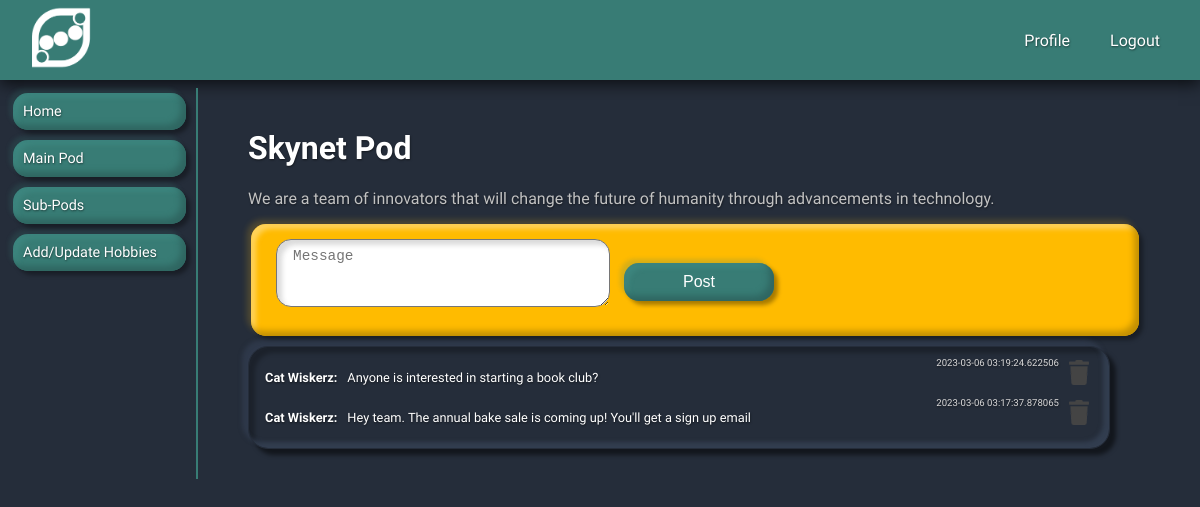
Page /pods/1 (signed in) on the committed database.
### models.py (models this page shows, shortened)
class Pod(db.Model):
    __tablename__ = 'pods'
    id = db.Column(db.Integer, primary_key=True, autoincrement=True)
    name = db.Column(db.String(30), unique=True, nullable=False)
    description = db.Column(db.Text)

class PodMessage(db.Model):
    __tablename__ = 'messages_in_pod'
    id = db.Column(db.Integer, primary_key=True, autoincrement=True)
    contents = db.Column(db.Text, nullable=False)
    timestamp = db.Column(db.DateTime, nullable=False, default=datetime.utcnow())
    user_id = db.Column(db.Integer, db.ForeignKey('users.id', ondelete='cascade'))
    pod_id = db.Column(db.Integer, db.ForeignKey('pods.id', ondelete='cascade'))

class User(db.Model):
    __tablename__ = 'users'
    id = db.Column(db.Integer, primary_key=True, autoincrement=True)
    username = db.Column(db.String(20), unique=True, nullable=False)
    password = db.Column(db.Text, nullable=False)
    first_name = db.Column(db.String(50), nullable=False)
    last_name = db.Column(db.String(50), nullable=False)
    email = db.Column(db.Text, nullable=False, unique=True)
    city = db.Column(db.Text, nullable=False)
    state = db.Column(db.Text, nullable=False)
    lat_lng = db.Column(db.Text)
    pods = db.relationship('Pod', secondary="pod_users", backref='user')
    sub_pods = db.relationship('SubPod', secondary="sub_pod_users", backref='user')
    hobbies = db.relationship('Hobby', secondary='user_hobbies', backref='user')
    pod_messages = db.relationship('PodMessage', backref='pod_user')
    sub_pod_messages = db.relationship('SubPodMessage', backref='sub_pod_user')

### app.py (the view, shortened to what this page needs)
@app.route('/pods/<int:pod_id>', methods=['GET', 'POST'])
def pod_home(pod_id):
    if not g.user:
        flash("Access unauthorized.", "error")
        return redirect("/")
    form = MessageForm()
    user, pod, pod_member = is_pod_member()
    if pod.id != pod_id:
        flash("Access unauthorized.", "error")
        return redirect("/")
    pod_messages = PodMessage.query.filter(PodMessage.pod_id==pod.id).order_by(PodMessage.timestamp.desc()).all()
    return render_template('/pods/pod.html', form=form, pod=pod, pod_member=pod_member, pod_messages=pod_messages)

### forms.py
class MessageForm(FlaskForm):
    contents = TextAreaField('Message', validators=[DataRequired(), Length(min=1,max=180)])

### app.py (called while the page is built)
def is_pod_member():
    if g.user:
        user = User.query.get(int(session[CURRENT_USER]))
        empty_tupple = (None,None,None)
        if user:
            main_pod = user.pods
            if main_pod:
                main_pod = user.pods[0]
                pod_member = PodUser.query.filter(PodUser.pod_id==main_pod.id, PodUser.user_id==user.id).first()
                if pod_member:
                    return user, main_pod, pod_member
                else:
                    return empty_tupple
            else:
                return empty_tupple

@app.before_request
def add_user_to_g():
    if CURRENT_USER in session:
        g.user = User.query.get(session[CURRENT_USER])
    else:
        g.user = None

### templates/pods/pod.html (shortened to what this page needs)
{% extends '/users/user_menu.html' %}
{% block dashboard %}
<h1 class="main_title">{{ pod.name }} Pod</h1>
<p class="sub_title">{{ pod.description }}</p>
<div class='message_container'>
  <form method="POST" id="user_form">
    {% for field in form if field.widget.input_type != 'hidden' %}
    {{ field(placeholder=field.label.text, class="message_field") }}
    {% endfor %}
    <button class="button-message">Post</button>
  </form>
</div>
<div class="show_team_members_container">
  {% for message in pod_messages %}
  <div>
    <p class="pod_thumbnail_text_title white_font">
      {{ message.pod_user.first_name }} {{ message.pod_user.last_name }}:
    </p>
    <p class='inline_text small_font white_font'>{{ message.contents }}</p>
    {% if message.pod_user.id == pod_member.user_id %}
    <img class='trash' src='/static/imgs/trash.png'>
    {% endif %}
    <p class='timestamp'>{{ message.timestamp }}</p>
  </div>
  {% endfor %}
</div>
{% endblock %}

### static/app.css (style rules this page uses)
body { margin: 0px; padding: 0px; font-family: 'Varela Round', sans-serif; background-color: #252D3A; text-shadow: 0.5px 0.5px 2px rgba(0, 0, 0, 0.5); }
* { scrollbar-width: thin; scrollbar-color: #387C75 white; }
.message_container { white-space: normal; margin: 3px; padding: 5px 5px 5px 15px; border-radius: 10px; background-color: #FFBB00; color: #000000; border-radius: 15px; box-shadow: -4px -4px 6px rgba(255, 192, 19, 0.2), 4px 4px 4px rgba(0, 0, 0, 0.35), inset -5px -5px 6px #C39003, inset 5px 5px 5px rgba(255, 235, 180, 0.5); }
.show_team_members_container { width: 70vw; margin: 10px 0px; padding: 10px; background: #252D3A; border: 1px solid #252D3A; box-shadow: -6px -6px 4px rgba(56, 68, 89, 0.5), 6px 6px 4px rgba(2, 2, 2, 0.5), inset -6px -6px 4px rgba(56, 68, 89, 0.7), inset 6px 6px 4px rgba(2, 2, 2, 0.26); border-radius: 20px; }
.trash { width: 20px; display: inline-block; margin: 3px 10px; float: right; cursor: pointer; }
.button-message { position: relative; top: -30px; display: inline-block; width: 150px; margin-top: 20px; margin-left: auto; margin-right: auto; background-color: #387C75; color: white; padding: 10px 0px; border: none; border-radius: 15px; text-align: center; font-size: 1rem; box-shadow: -4px -4px 4px rgba(56, 124, 117, 0.2), 4px 4px 4px rgba(0, 0, 0, 0.35), inset -5px -5px 6px #2F6661, inset 5px 5px 5px rgba(74, 163, 154, 0.25); }
.pod_thumbnail_text_title { display: inline-block; font-size: 0.8rem; font-weight: bold; padding: 3px; margin: 3px; }
.message_field { display: inline-block; margin: 10px; font-size: 0.9rem; padding: 8px 16px; width: 300px; height: 50px; border-radius: 15px; color: #000000; border-radius: 15px; box-shadow: inset 5px 5px 5px rgba(73, 73, 73, 0.2); }
.timestamp { margin: 0px; padding: 0px; font-size: 0.6rem; color: rgb(219, 218, 218); float: right; }
.inline_text { display: inline-block; }
.small_font { font-size: 0.8rem; }
.main_title { color: white; }
.sub_title { color: rgb(194, 194, 194); }
.white_font { color: white; }

### rows in the picture
Pod: name "Skynet", description "We are a team of innovators that will change the future of humanity through advancements in technology."
PodMessage: pod_user.first_name "Cat", pod_user.last_name "Wiskerz", contents "Anyone is interested in starting a book club?", timestamp "2023-03-06 03:19:24.622506"
PodMessage: pod_user.first_name "Cat", pod_user.last_name "Wiskerz", contents "Hey team. The annual bake sale is coming up! You'll get a sign up email", timestamp "2023-03-06 03:17:37.878065"
